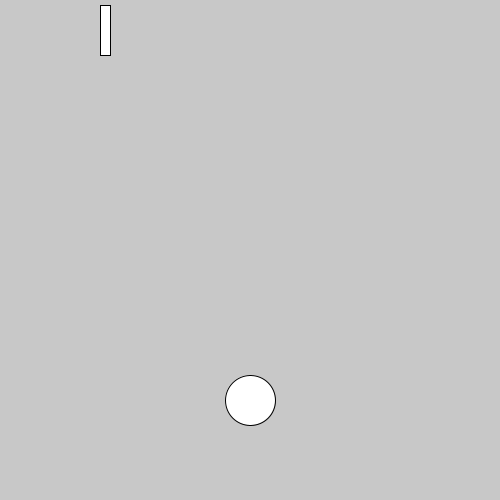
Frame 1 (no input)
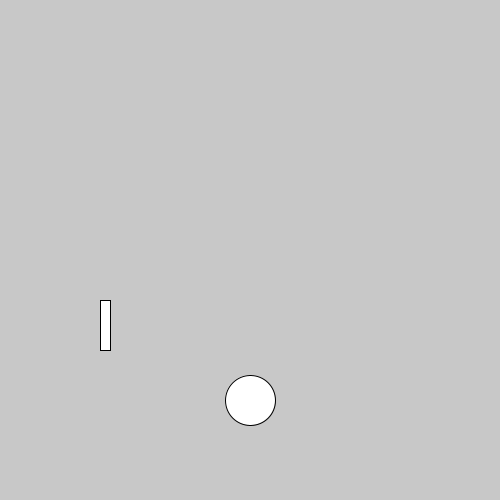
Frame 60 (the mouse pressed at the canvas centre just before this capture)
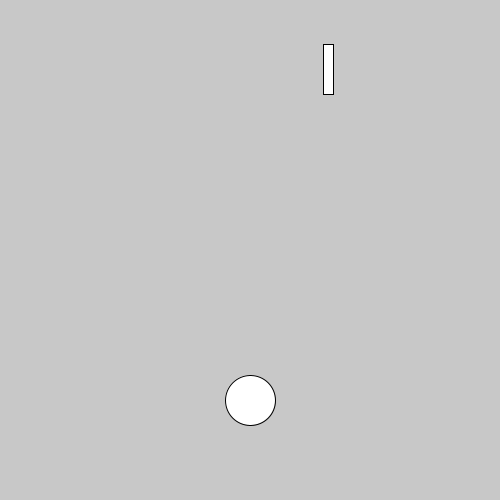
Frame 120 (the mouse held since frame 60 and released just before this capture)

The Processing sketch that drew these frames (run headless with seeded random() and noise(); from frame 60 on, the mouse is pressed at the canvas centre):

// Processing sketch: Sketch_011_HashMap_Game
// ── Sketch_011_HashMap_Game.pde
HashMap<String, GameObject> objects;
Shooter myShooter;

static final int SPEED = 5;
static final int CANVAS_WIDTH = 500;
static final int CANVAS_HEIGHT = 500;

int counter = 1;
void settings()
{
  size(CANVAS_WIDTH, CANVAS_HEIGHT);
}
void setup()
{
  objects = new HashMap<String, GameObject>();
  myShooter = new Shooter();
  myShooter.updatePosition(new PVector(250, 400));
  objects.put("SHOOTER", myShooter); //0
  objects.put("ENEMY_1", new Enemy(new PVector(100, 0), 5)); //1
  
}

void draw()
{
  background(200);
  counter++;
  
  if(counter % 100 == 0)
  {
    objects.put("ENEMY_" + objects.size(), new Enemy(new PVector(random(500), 0), (int)random(10))); //1
  }
  
  ArrayList<String> indicesToBeRemoved = new ArrayList<String>();
  for(HashMap.Entry entry : objects.entrySet())
  {
    GameObject o = (GameObject)entry.getValue();
    if(o instanceof Enemy)
    {
      ((Enemy)o).updatePosition();
      if(o.getCurrentPosition().y > CANVAS_HEIGHT)
      {
        ((Enemy)o).setToBeRemoved();
        indicesToBeRemoved.add((String)entry.getKey());
      }
    }
    o.drawObject();
  }
  
  for(String s : indicesToBeRemoved)
  {
    objects.remove(s);
  }
  println(objects.size());
}

// ── Enemy.pde
class Enemy extends GameObject
{
  private int velocity;
  private boolean toBeRemoved;
  public Enemy(PVector initialPosition, int _velocity)
  {
    super(initialPosition);
    velocity = _velocity;
    toBeRemoved = false;
  }
  
  public void updatePosition()
  {
    position.y += velocity;
  }
  
  void buildObject()
  {
    rect(0, 0, 10, 50);
  }
  
  void setToBeRemoved()
  {
    toBeRemoved = true;
  }
  
  boolean isToBeremoved()
  {
    return toBeRemoved;
  }
}

// ── GameObject.pde
abstract class GameObject
{
  protected PVector position;
  
  public GameObject()
  {
    position = new PVector(0,0);
  }
  
  public GameObject(PVector initialPosition)
  {
    position = initialPosition;
  }
  
  public void updatePosition(PVector newPosition)
  {
    position = newPosition;
  }
  
  public PVector getCurrentPosition()
  {
    return position;
  }
  public void drawObject()
  {
    pushMatrix();
      translate(position.x, position.y);
      buildObject();
    popMatrix();
  }
  
  abstract void buildObject();
}

// ── Shooter.pde
class Shooter extends GameObject
{
  void buildObject()
  {
    ellipse(0, 0, 50, 50);
  }
}
